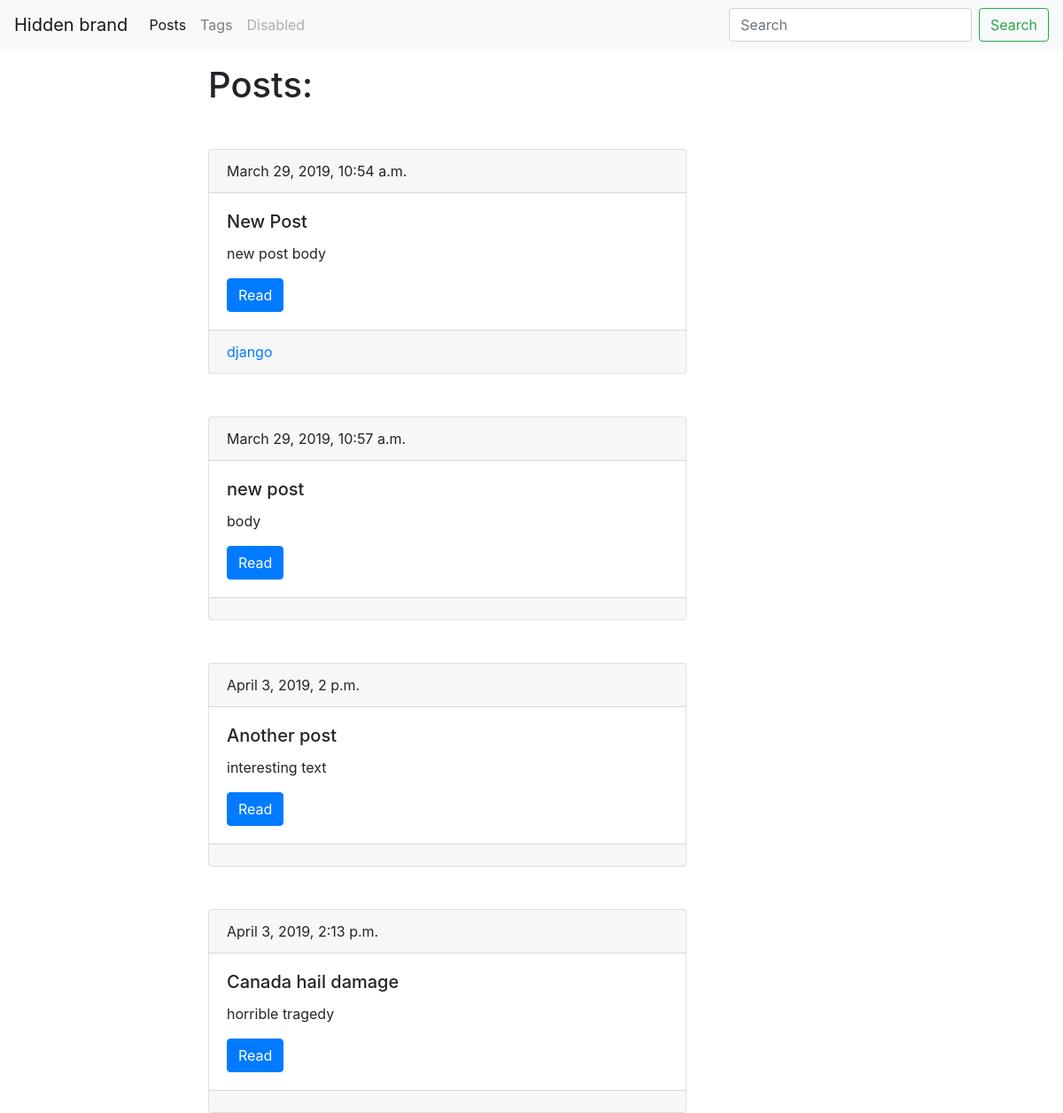
Screenshot of /blog/ with the database file from the repository.
### first_blog/models.py (models this page shows, shortened)
class Post(models.Model):
    title = models.CharField(max_length=150, db_index=True)
    slug = models.SlugField(max_length=150, unique=True)
    body = models.TextField(blank=True, db_index=True)
    tags = models.ManyToManyField('Tag', blank=True, related_name='posts')
    date_pub = models.DateTimeField(auto_now_add=True)
    def get_absolute_url(self):
        return reverse("post_detail_url", kwargs={"slug": self.slug})

class Tag(models.Model):
    title = models.CharField(max_length=50)
    slug = models.SlugField(max_length=50, unique=True)
    def get_absolute_url(self):
        return reverse("tag_detail_url", kwargs={"slug": self.slug})

### first_blog/views.py (the view)
# urls.py: path('', posts_list, name='posts_list_url'),
def posts_list(request):
    posts = Post.objects.all()
    return render(request, 'first_blog/index.html', context={'posts': posts})

### first_blog/templates/first_blog/index.html (shortened to what this page needs)
{% extends 'first_blog/base_blog.html' %}
{% block content %}
    <h1 class="mt-3 mb-3">Posts:</h1>
    {% for post in posts  %}
            {% include 'first_blog/includes/post_card_template.html' %}
    {% endfor %}
{% endblock content %}

### first_blog/templates/first_blog/includes/post_card_template.html
<div class="card mt-5">
    <div class="card-header">
        {{ post.date_pub }}
    </div>
    <div class="card-body">
        <h5 class="card-title">{{ post.title }}</h5>
        <p class="card-text">{{ post.body|truncatewords:15 }}</p>
        <a href="{{ post.get_absolute_url }}" class="btn btn-primary">Read</a>
    </div>
      <div class="card-footer text-muted">
        {% for tag in post.tags.all %}
            <a href="{{ tag.get_absolute_url }}">{{ tag.title }}</a>
        {% endfor %}
        </div>
</div>

### rows the page displays
Post: date_pub "March 29, 2019, 10:54 a.m.", title "New Post", body "new post body"
Tag: title "django"
Post: date_pub "March 29, 2019, 10:57 a.m.", title "new post", body "body"
Post: date_pub "April 3, 2019, 2 p.m.", title "Another post", body "interesting text"
Post: date_pub "April 3, 2019, 2:13 p.m.", title "Canada hail damage", body "horrible tragedy"
